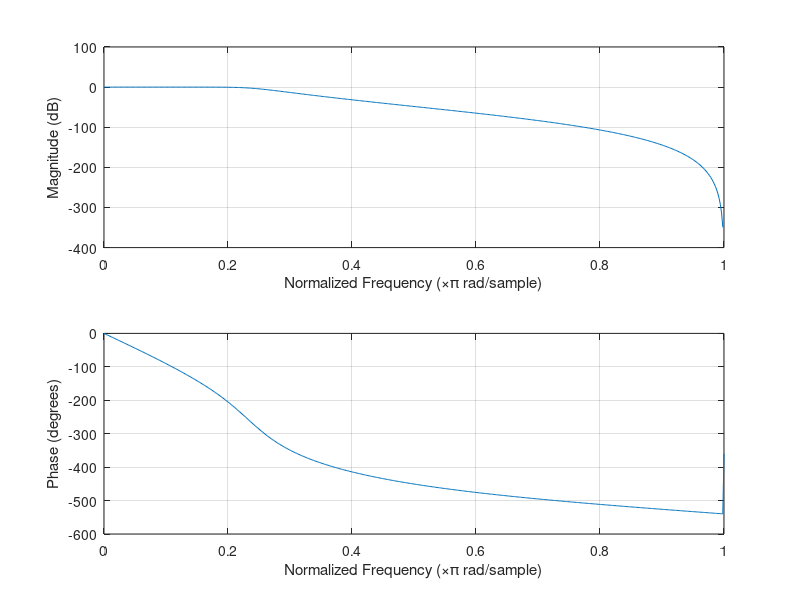
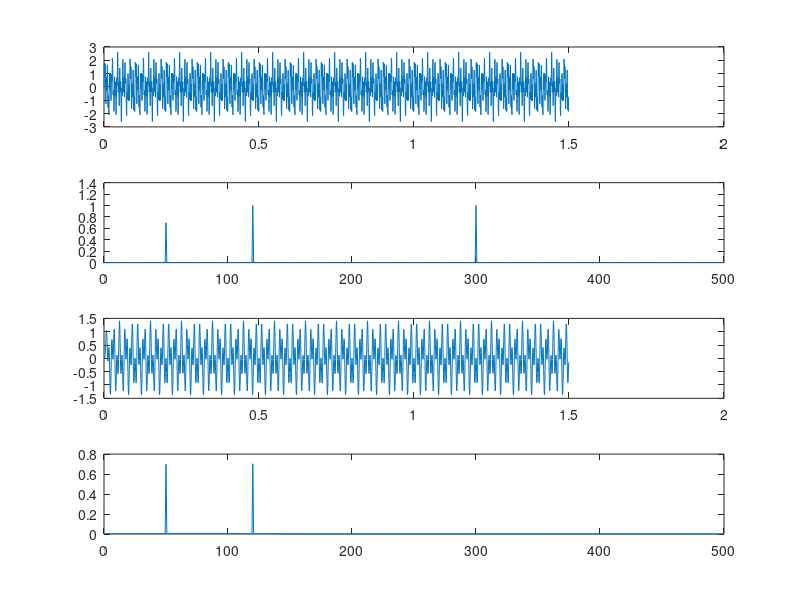
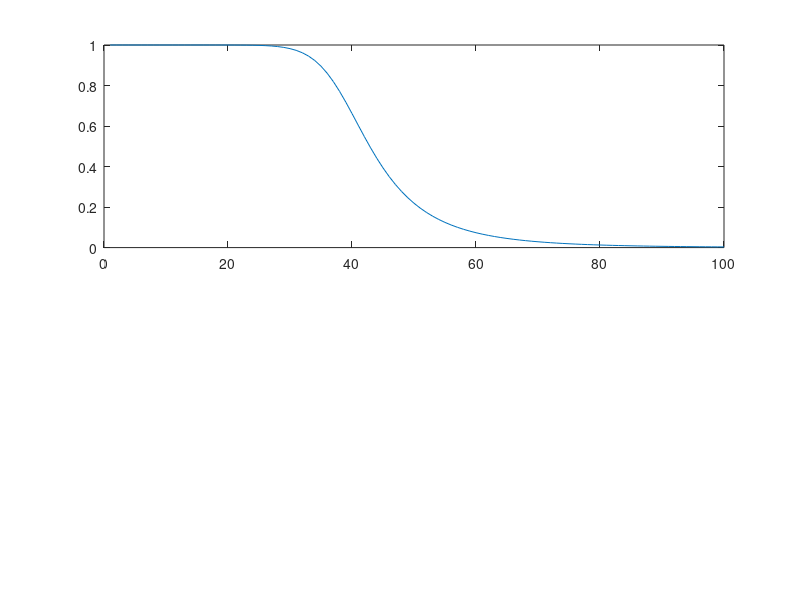

MATLAB code to generate these figures, in order:
%Convert transfer function filter parameters to state-space form

%Testing https://www.mathworks.com/help/signal/ref/tf2ss.html

%Design a 6th-order lowpass Butterworth filter with a cutoff frequency of 120 Hz, 
%which, for data sampled at 1000 Hz, corresponds to 0.6π rad/sample. 
%Plot its magnitude and phase responses. Use it to filter a 1000-sample random signal.

%The input signal x is 3 sin waves 50, 120, and 300.

clear
close all
pkg load signal
order = 6;
fs = 1000;
fc = 120;

                    
T = 1/fs;             % Sampling period       
L = 1500;             % Length of signal
t = (0:L-1)*T;        % Time vectorc
x = 0.7*sin(2*pi*50*t) + sin(2*pi*120*t) + sin(2*pi*300*t);
disp('normalize freq')
nf = fc/(fs/2)
[z, p, g] = butter(order,nf);
disp('zeros')
z(1:order)
disp('poles')
p(1:order)
%This is defined as, theta = atan2 (y, x), in radians. 
theta = angle(p(1:order))
 
[b,a] = butter(order,nf);
disp('b')
b
disp('a')
a

freqz(b,a);
%%%%%%%%%%%%%%%%%%%%%%%%%%%%%%%%%%%%%%%%%%
Ys = fft(x);

P2 = abs(Ys/L);
P1 = P2(1:L/2+1);
P1(2:end-1) = 2*P1(2:end-1);

f = fs*(0:(L/2))/L;

[A,B,C,D] = tf2ss(b,a);
yf = filter(b,a,x);
figure
subplot(4,1,1)
plot(t,x)

subplot(4,1,2)
plot(f,P1)

subplot(4,1,3)
plot(t,yf)

yff = fft(yf);

P2 = abs(yff/L);
P1 = P2(1:L/2+1);
P1(2:end-1) = 2*P1(2:end-1);

f = fs*(0:(L/2))/L;

subplot(4,1,4)
plot(f,P1)
%%%%%%%%%%%%%%%%%%%%%%%%%%%%%%%%%%%%%%%%%%
[A,B,C,D] = tf2ss(b,a);

%yf = filtfilt(b,a,x);
%figure
%subplot(2,1,1)
%plot(1000*t(1:50),yf(1:50));
%subplot(2,1,2)
%plot(1000*t(1:50),x(1:50));
%%%%%%%%%%%%%%%%%%%%%%%%%%%%%%%%%%%%
%|H(w)| = Ao/sqrt(1+(w/wo)2n
ff =  (0:1000-1)*T;
ww = 2*pi*ff;
pow = 2*order;
ww = (ww/nf);
ww = ww(1:1000).^pow;
ww = sqrt(ww + 1);
ww = (ww).^-1;
 
figure 
subplot(2,1,1)
plot((1:100),ww(1:100))
